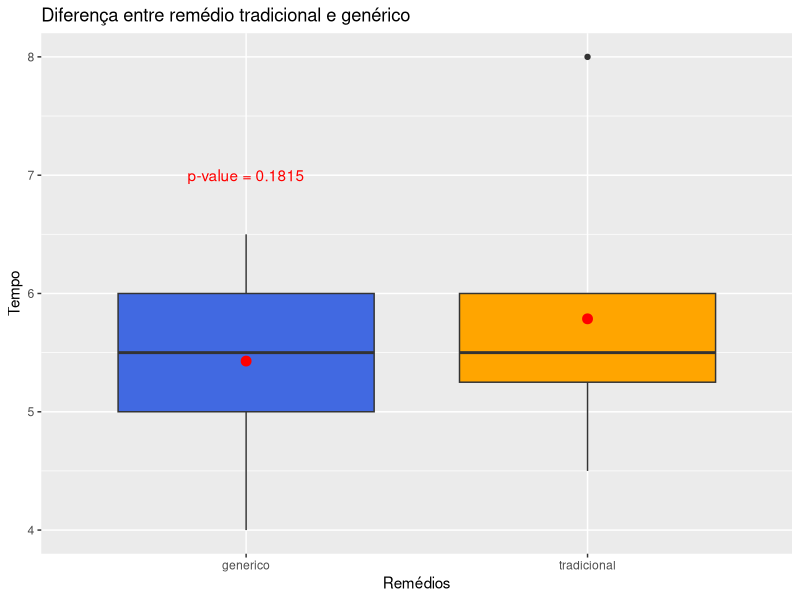

This chart was generated by the following R code:
## ---- chunk 1
#dados da diversidade com presença da espécie invasora
tradicional <- c(4.5, 5.5, 6, 6, 5.5, 5.5, 8)

#dados da diversidade sem a espécie invasora
generico <- c(4, 5.5, 6, 5, 4.5, 6, 6.5)

#Calculando o teste de hipóteses
t.test(tradicional, generico,   
       alternative = "greater", 
       conf.level = 0.95)  
## ---- chunk 2
library(ggplot2)

#definindo o data.frame
dados_d2 <- data.frame(
  tratamento = c("tradicional", "generico"),
  horas = c(tradicional, generico)
)

#Carregando a biblioteca plyr para ordenar os dados
library(plyr)
dados_ar <- arrange(dados_d2,desc(tratamento))

#Gerando o gráfico com ggplot
ggplot(dados_ar, aes(x = tratamento, y = horas)) +
  geom_boxplot(fill = c("royalblue", "orange")) +
  stat_summary(fun.y = mean, geom = "point", size = 3, color = "red") +
  labs(title = "Diferença entre remédio tradicional e genérico",
       x = "Remédios",
       y = "Tempo") +
  annotate("text", x = 1, y = 7, label = "p-value = 0.1815", color = "red") +
  theme_gray()

## ---- chunk 3
# definindo os parâmetros
tempo_sono <- c(5, 4, 6, 5)
media_sono <- 6.13

#Calculando o teste t

t.test(tempo_sono, 
       mu = media_sono, 
       alternative = "two.sided", 
       conf.level = 0.05)

